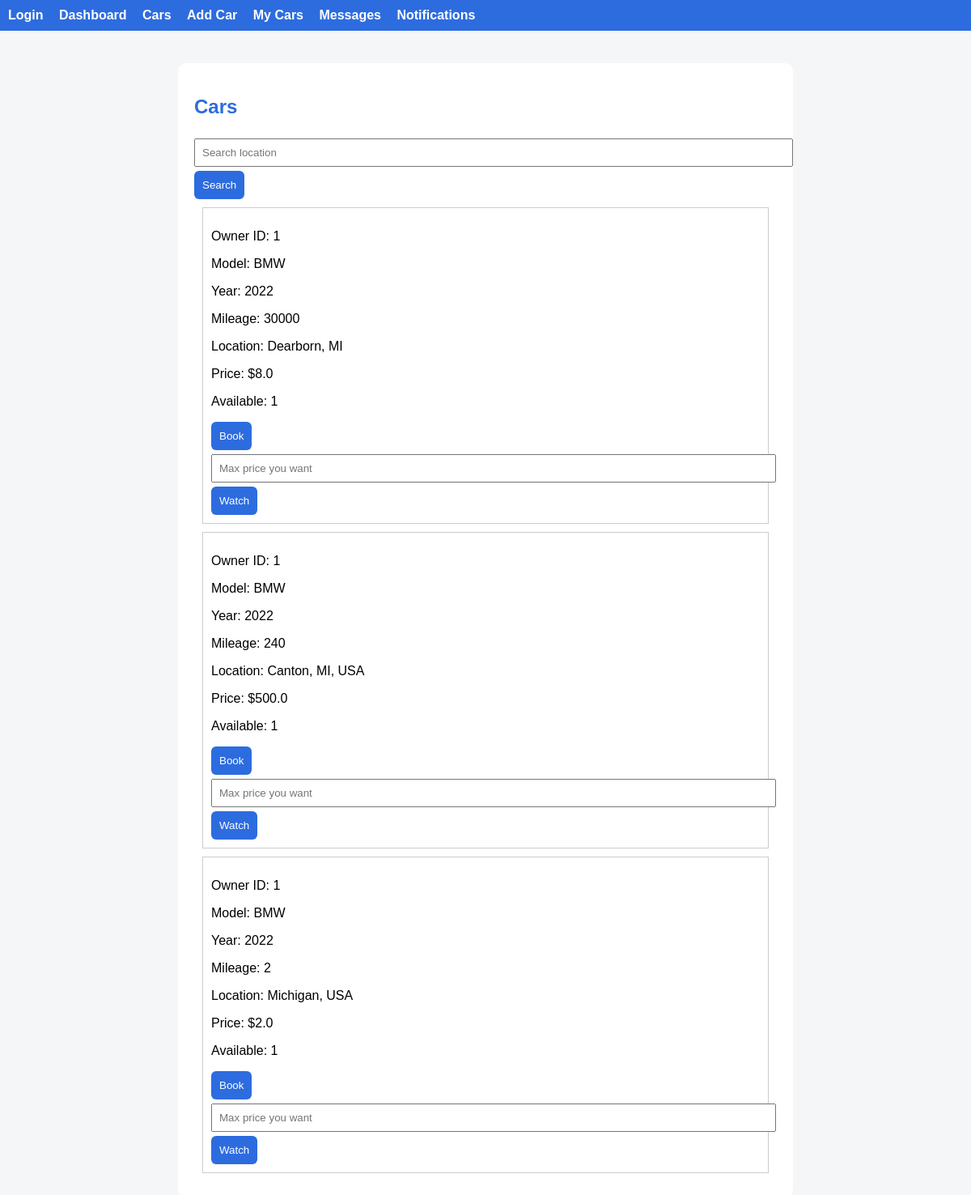
Before: /cars (signed in) with the older database file.
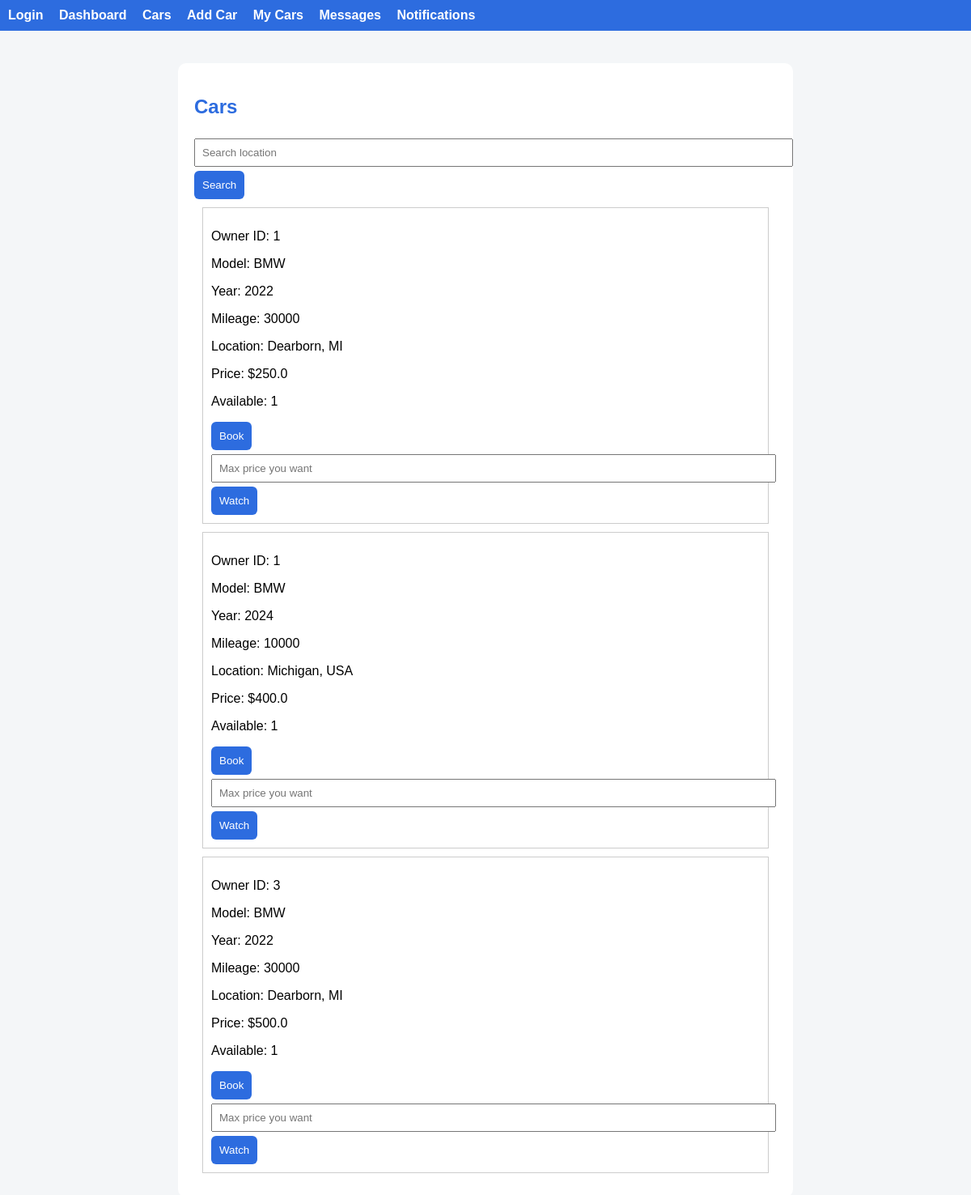
After: the same page with the newer database file.
### tables this page shows
CREATE TABLE cars (
        id INTEGER PRIMARY KEY AUTOINCREMENT,
        owner_id INTEGER,
        model TEXT,
        year INTEGER,
        mileage INTEGER,
        location TEXT,
        price REAL,
        available TEXT
    );

### app.py (the view)
@app.route("/cars", methods=["GET"])
def cars_page():
    if "user_id" not in session:
        return redirect("/login")
    location = request.args.get("location")
    if location:
        data = cars.search_by_location(location)
    else:
        data = cars.get_all_cars()
    return render_template("cars.html", cars=data)

### car_service.py (called while the page is built)
    def get_all_cars(self):
        db = get_db()
        return db.execute("SELECT * FROM cars").fetchall()

### database.py (called while the page is built)
def get_db():
    conn = sqlite3.connect(DB_NAME)
    conn.row_factory = sqlite3.Row
    return conn

### templates/cars.html
{% extends "base.html" %}
{% block content %}
<h2>Cars</h2>
<form method="GET">
    <input name="location" placeholder="Search location">
    <button type="submit">Search</button>
</form>
{% for car in cars %}
<div style="border:1px solid #ccc; padding:10px; margin:10px;">
    <p>Owner ID: {{ car.owner_id }}</p>
    <p>Model: {{ car.model }}</p>
    <p>Year: {{ car.year }}</p>
    <p>Mileage: {{ car.mileage }}</p>
    <p>Location: {{ car.location }}</p>
    <p>Price: ${{ car.price }}</p>
    <p>Available: {{ car.available }}</p>
    <a href="/book/{{ car.id }}">
        <button>Book</button>
    </a>
    <form action="/watch/{{ car.id }}" method="POST">
        <input name="max_price" placeholder="Max price you want">
        <button>Watch</button>
    </form>
</div>
{% endfor %}
{% endblock %}

Changed rows visible on the page:
changed cars (number 1 of 3 on the later page): price "8.0" → "250.0"
changed cars: year "2022" → "2024"; mileage "240" → "10000"; location "Canton, MI, USA" → "Michigan, USA"; price "500.0" → "400.0"
changed cars (number 3 of 3 on the later page): owner_id "1" → "3"; mileage "2" → "30000"; location "Michigan, USA" → "Dearborn, MI"; price "2.0" → "500.0"
